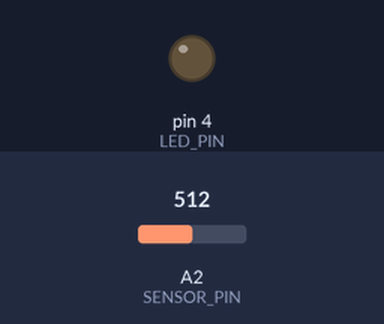
Recording of a sketch running on a simulated Arduino Uno, built with avr-gcc and run on an emulated ATmega328P. Parts: output pins drawn as LEDs (lit = HIGH). The test bench sets the inputs (shaded band); at power-on: A2 (SENSOR_PIN) = 512.

Above: at 1.2 s.
1.3 s: A2 (SENSOR_PIN) set to 184
2.8 s: A2 (SENSOR_PIN) set to 158
At 4.0 s:
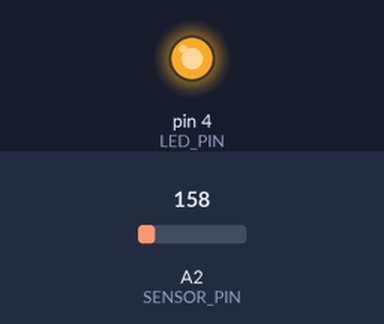
4.3 s: A2 (SENSOR_PIN) set to 306
At 5.3 s:
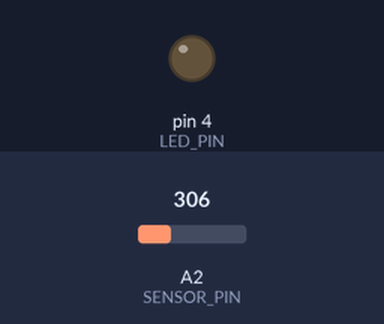
5.8 s: A2 (SENSOR_PIN) set to 122
At 6.5 s:
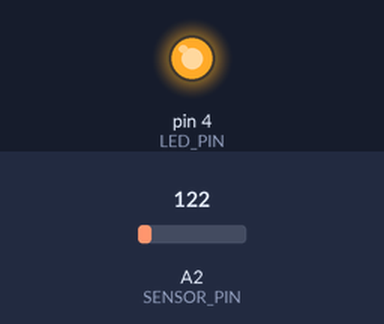
Timing chart, 0 to 8.3 s (numbered marks = the images above; inputs shaded):
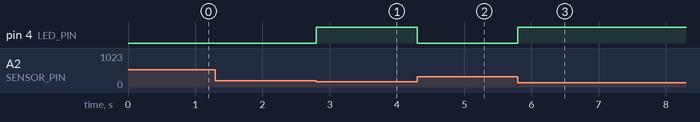

The sketch:

Turning_On_A_Light_When_It_Gets_Dark.ino
```cpp
#define LED_PIN 4 //Use digital pin 4 for the LED
#define SENSOR_PIN A2 //Use analog pin A2 for the sensor
#define THRESHOLD_VALUE 50 //Activation threshold

void setup()
{
  //Set the LED digital pin to OUTPUT mode
  pinMode(LED_PIN, OUTPUT);
}

void loop()
{
  //Read the analog value from the sensor
  int sensorValue = analogRead(SENSOR_PIN);

  //Calculate the resistance from the sensor
  float rSensor=(float)(1023-sensorValue)*10 / sensorValue;

  //Compare the calculated resistance against the threshold
  if (rSensor > THRESHOLD_VALUE)
  {
    //If the result is above the threshold, turn the LED on
    digitalWrite(LED_PIN, HIGH);
  }
  else
  {
    //If not, turn the LED off
    digitalWrite(LED_PIN, LOW);
  }
}
```

Measured:
- the behaviour switches between 171 and 170 on A2 (SENSOR_PIN) (found by bisection; images 0 and 1)
- after the input at 1.3 s, every drawn part: stays the same
- after the input at 2.8 s, pin 4 (LED_PIN): LOW → HIGH at once
- after the input at 4.3 s, pin 4 (LED_PIN): HIGH → LOW at once
- after the input at 5.8 s, pin 4 (LED_PIN): LOW → HIGH at once
